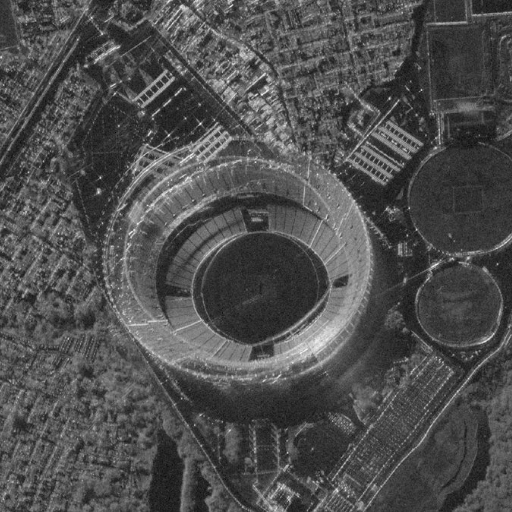
#> input picture lab6/sar_512.jpg, 512 x 512 px
$ jupyter execute lab6.ipynb
#> lines starting #> are read from the running program, lines starting #| are printed output that depends on the picture; after the words box and inside, x2 and y2 are one past the last pixel; in counts of white or black regions, pixels touching at a corner belong together
[cell 1]
import numpy as np
import cv2
import matplotlib.pyplot as plt

[cell 2]
image = cv2.imread('sar_512.jpg')
#> image is the input picture: shape (512, 512, 3); min 4, max 253, mean 78.7
image_gray = cv2.cvtColor(image, cv2.COLOR_BGR2GRAY)
plt.imshow(image_gray, cmap='gray')

[cell 3]
image_gray = image_gray.astype(np.float32)

[cell 4]
def haar(image):
    h, w = image.shape
    temp = np.zeros((h, w), np.float32)
    res = np.zeros((h, w), np.float32)

    # средние - в левую половину, детали - в правую
    for i in range(h):
        for j in range(w // 2):
            a = image[i, 2 * j]
            b = image[i, 2 * j + 1]
            temp[i, j] = (a + b) / 2
            temp[i, j + w // 2] = (a - b) / 2

    # средние - в верхнюю половину, детали - в нижнюю
    for i in range(h // 2):
        for j in range(w):
            a = temp[2 * i, j]
            b = temp[2 * i + 1, j]
            res[i, j] = (a + b) / 2
            res[i + h // 2, j] = (a - b) / 2

    return res

[cell 5]
res = image_gray.copy()
n = 512
compressed = []

plt.figure(figsize=(15, 5))
for l in range(1, 4):
    res[:n, :n] = haar(res[:n, :n])
    n //= 2
    compressed.append(res[:n, :n].copy())

    res_show = 128 + 3 * res
    res_show[:n, :n] = res[:n, :n]
    plt.subplot(1, 3, l)
    plt.imshow(res_show, cmap='gray')
    plt.title(f'Уровень {l}, LL: {n}x{n}')
    plt.axis('off')
#> this loop made 3 passes
#> pass 1, `res_show = 128 + 3 * res`:
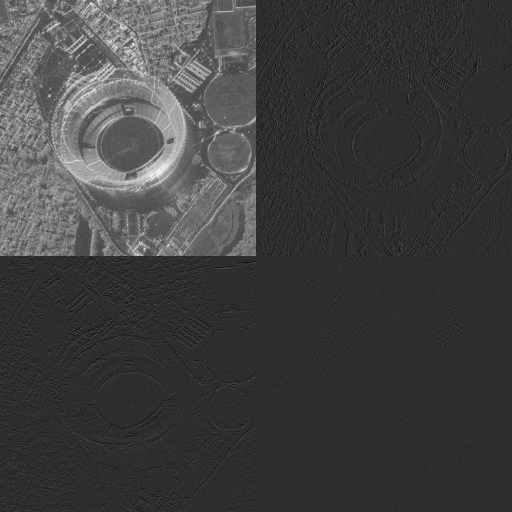
#> res_show: shape (512, 512) float32; min -24.25, max 822.5, mean 187.1; drawn with min black and max white
#> pass 2, `res_show = 128 + 3 * res`:
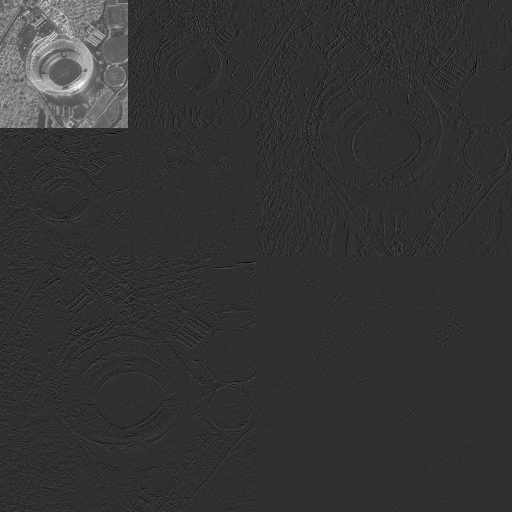
#> res_show: shape (512, 512) float32; min -24.25, max 789.7, mean 142.8; drawn with min black and max white
#> pass 3, `res_show = 128 + 3 * res`:
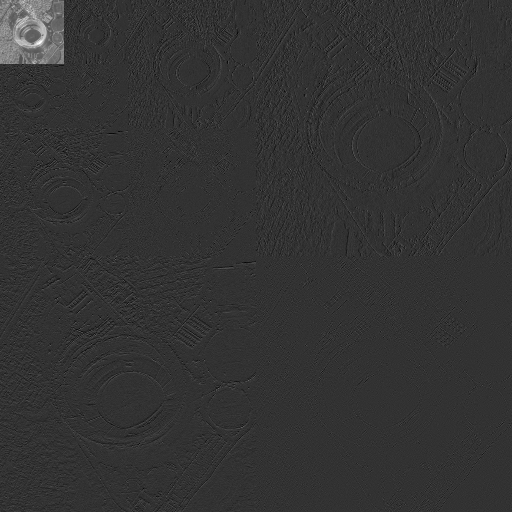
#> res_show: shape (512, 512) float32; min -24.25, max 746.8, mean 131.7; drawn with min black and max white
#> after the loop:
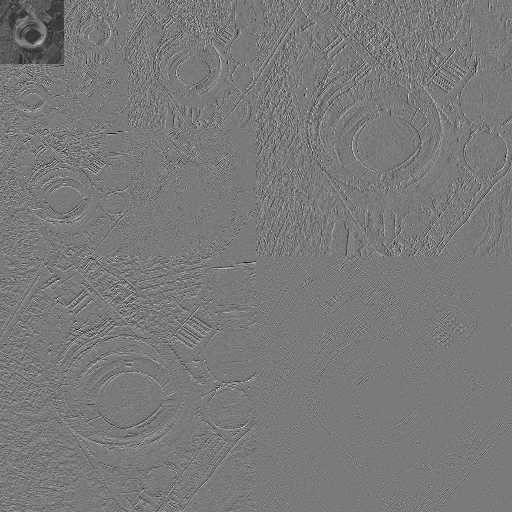
#> res_show: shape (512, 512) float32; 1.56% of pixels changed, all inside (x1, y1, x2, y2) = (0, 0, 64, 64); drawn with min black and max white
#> after the loop, compressed = 3 items; n = 64
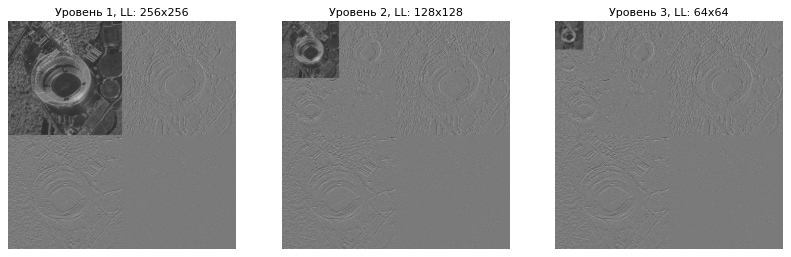
#> figure drawn by matplotlib, 3 panels

**результаты сжатия**

[cell 6]
plt.figure(figsize=(16, 5))
plt.subplot(1, 4, 1)
plt.imshow(image_gray, cmap='gray')
plt.title('Исходное')
plt.axis('off')


for i in range(3):
    image_decomp = cv2.resize(compressed[i], (512, 512))
    plt.subplot(1, 4, i + 2)
    plt.imshow(image_decomp, cmap='gray')
    plt.title(f'Ступень {i + 1}')
    plt.axis('off')
    print(f'Ступень {i + 1}:  размер {compressed[i].shape}, меньше в {image_gray.size // compressed[i].size} раз(-а)')
#> this loop made 3 passes
#> pass 2, `image_decomp = cv2.resize(compressed[i], (512, 512))`:
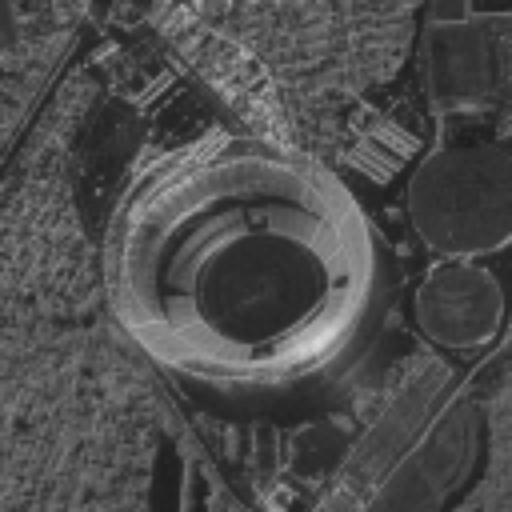
#> image_decomp: shape (512, 512) float32; min 29.53, max 218.7, mean 78.7
#> pass 3, `image_decomp = cv2.resize(compressed[i], (512, 512))`:
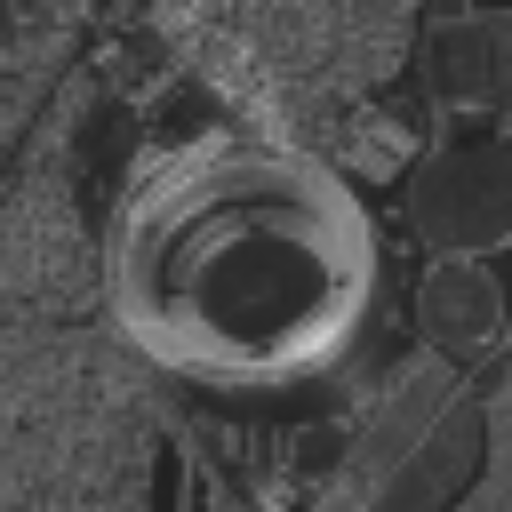
#> image_decomp: shape (512, 512) float32; min 32.68, max 205.5, mean 78.7
